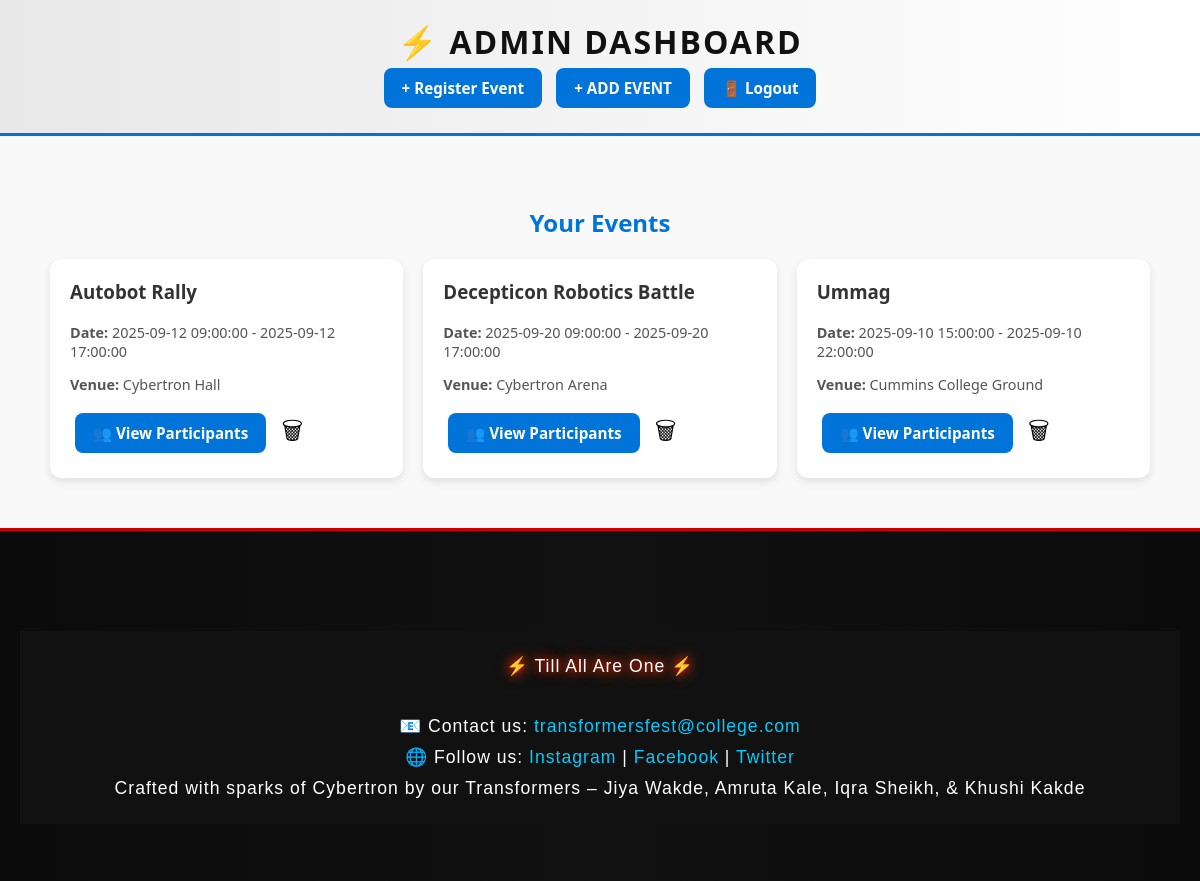
The app's page /dashboard (signed in), older data.
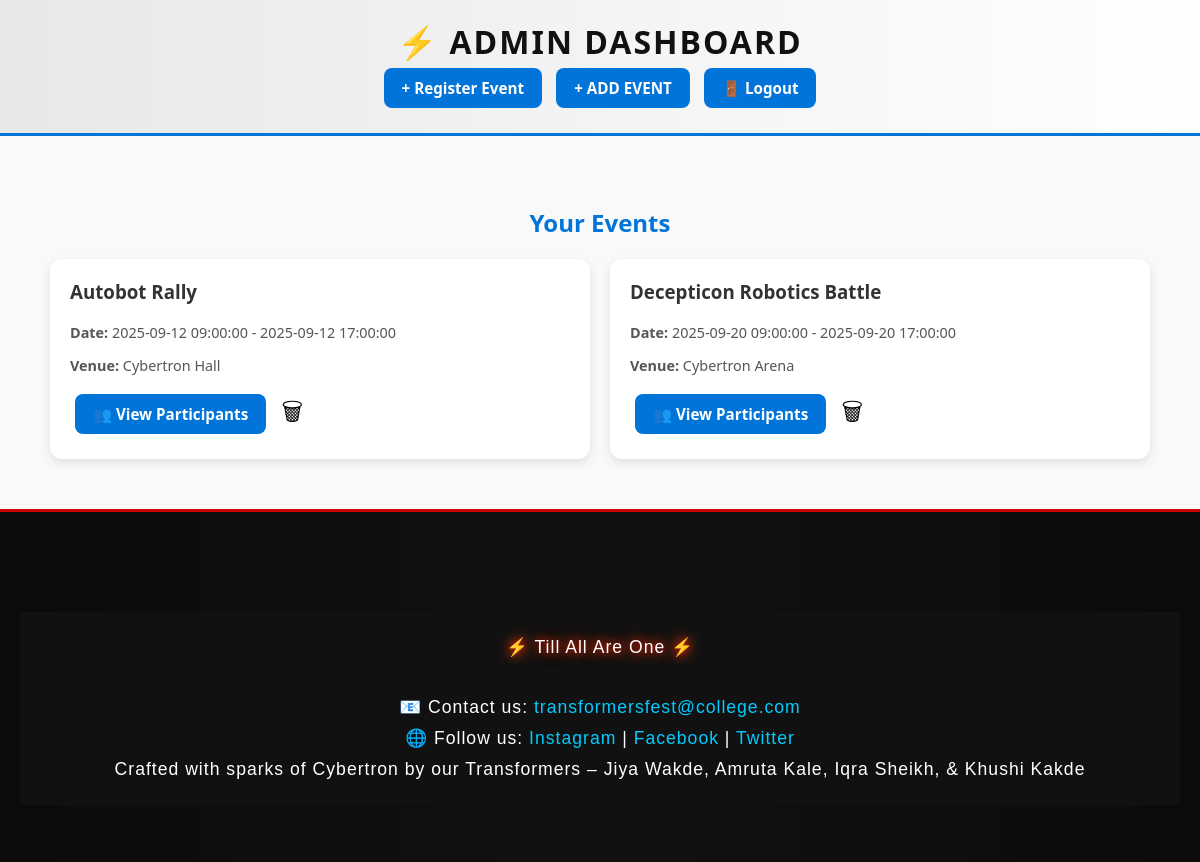
The same page, newer data.
### main.py (models this page shows)
class Organiser(db.Model):
    id = db.Column(db.Integer, primary_key=True)
    username = db.Column(db.String(50), unique=True, nullable=False)
    password = db.Column(db.String(200), nullable=False)
    events = db.relationship("Event", backref="organiser", lazy=True)

class Event(db.Model):
    id = db.Column(db.Integer, primary_key=True)
    name = db.Column(db.String(100), nullable=False)
    tagline = db.Column(db.String(200))
    description = db.Column(db.Text)
    participation_type = db.Column(db.String(50))
    entry_fee = db.Column(db.String(20))  # Free or Paid
    amount = db.Column(db.Float)  # optional fee
    team_size = db.Column(db.Integer)  # optional max team size
    reg_start = db.Column(db.DateTime)
    reg_end = db.Column(db.DateTime)
    event_start = db.Column(db.DateTime)
    event_end = db.Column(db.DateTime)
    venue = db.Column(db.String(200))
    organizer_name = db.Column(db.String(100))
    organizer_contact = db.Column(db.String(100))
    poster = db.Column(db.String(200))  # optional
    domain = db.Column(db.String(100))
    notes = db.Column(db.Text)
    organiser_id = db.Column(db.Integer, db.ForeignKey("organiser.id"), nullable=False)

### main.py (the view)
@app.route("/dashboard")
def dashboard():
    if "user" not in session:
        return redirect(url_for("login"))
    organiser = Organiser.query.filter_by(username=session["user"]).first()
    if not organiser:
        flash("Organiser not found. Please log in again.", "danger")
        session.pop("user", None)
        return redirect(url_for("login"))
    events = organiser.events  # this is safe now
    return render_template("dashboard.html", events=events, user=organiser.username)

### templates/dashboard.html (shortened to what this page needs)
<!DOCTYPE html>
<html lang="en">
<head>
</head>
<body>
    <header>
        <h1>⚡ {{ user }} Dashboard</h1>
        <a href="{{ url_for('register_event') }}" class="btn">+ Register Event</a>
        <a href='{{ url_for("add_highlight") }}' class="btn">+ ADD EVENT</a>
        <a href="{{ url_for('logout') }}" class="btn">🚪 Logout</a>
    </header>
    <div class="container">
        <h2>Your Events</h2>
        <div class="events">
        {% for event in events %}
        <div class="card">
            <h3>{{ event.name }}</h3>
            <p><strong>Date:</strong> {{ event.event_start }} - {{ event.event_end }}</p>
            <p><strong>Venue:</strong> {{ event.venue }}</p>
            <a href="{{ url_for('event_participants', event_name=event.name) }}" class="btn">👥 View Participants</a>
            <form action="{{ url_for('delete_event', event_id=event.id) }}" method="POST" style="display:inline;"
                  onsubmit="return confirm('🗑 Are you sure you want to delete this event?');">
                <button type="submit" style="background:none; border:none; cursor:pointer; font-size:1.5rem;" title="Delete Event">🗑</button>
            </form>
        </div>
            {% endfor %}
        </div>
    </div>
    <section class="footer-section" id="contacts">
  <footer>
    <p class="footer-tagline">⚡ Till All Are One ⚡</p><br>
    <div class="footer-contacts">
      <p>📧 Contact us: <a href="mailto:transformersfest@college.com">transformersfest@college.com</a></p>
      <p>🌐 Follow us:
        <a href="#">Instagram</a> |
        <a href="#">Facebook</a> |
        <a href="#">Twitter</a>
      </p>
    </div>
        <p>
      Crafted with sparks of Cybertron by our
      <span class="autobot">Transformers</span> –
      <span class="creator autobot">Jiya Wakde</span>,
      <span class="creator decepticon">Amruta Kale</span>,
      <span class="creator autobot">Iqra Sheikh</span>,
      & <span class="creator decepticon">Khushi Kakde</span>
    </p>
  </footer>
</section>
</body>
</html>

### templates/dashboard.html (style rules this page uses)
body { margin: 0; font-family: 'Segoe UI', Tahoma, Geneva, Verdana, sans-serif; background: #f9f9f9; color: #222; }
header { background: linear-gradient(90deg, #e8e8e8, #ffffff); padding: 20px; text-align: center; border-bottom: 3px solid #0074D9; }
header h1 { margin: 0; font-size: 2rem; color: #111; text-transform: uppercase; letter-spacing: 2px; font-weight: bold; }
.btn { display: inline-block; padding: 10px 18px; margin: 5px; background: #0074D9; color: white; text-decoration: none; border-radius: 8px; font-size: 0.95rem; font-weight: bold; transition: 0.3s; }
.container { max-width: 1100px; margin: 30px auto; padding: 20px; }
h2 { text-align: center; color: #0074D9; margin-bottom: 20px; }
.events { display: grid; grid-template-columns: repeat(auto-fit, minmax(320px, 1fr)); gap: 20px; }
.card { background: #fff; border-radius: 12px; box-shadow: 0 4px 10px rgba(0,0,0,0.1); padding: 20px; transition: 0.3s; }
.card h3 { margin-top: 0; color: #333; }
.card p { font-size: 0.9rem; color: #555; }
footer { margin-top: 50px; background: #111; color: #aaa; text-align: center; padding: 15px; font-size: 0.85rem; letter-spacing: 1px; }
.footer-section { background: linear-gradient(90deg, #0b0b0b, #111, #0b0b0b); padding: 50px 20px; text-align: center; height: 250px; border-top: 3px solid #cc0000; }
.footer-tagline { font-family: 'Orbitron', sans-serif; font-size: 10rem; color: #FFD700; margin-bottom: 15px; text-shadow: 0 0 8px #ff0000, 0 0 15px #ff6600; }
.footer-section p { color: #fff; font-family: 'Orbitron', sans-serif; font-size: 1.1rem; margin: 10px 0; }
.footer-section a { color: #00ccff; text-decoration: none; transition: color 0.3s; }

Row changes from the older to the newer data that the page shows:
removed Event: name "Ummag", event_start "2025-09-10 15:00:00", event_end "2025-09-10 22:00:00", venue "Cummins College Ground"
